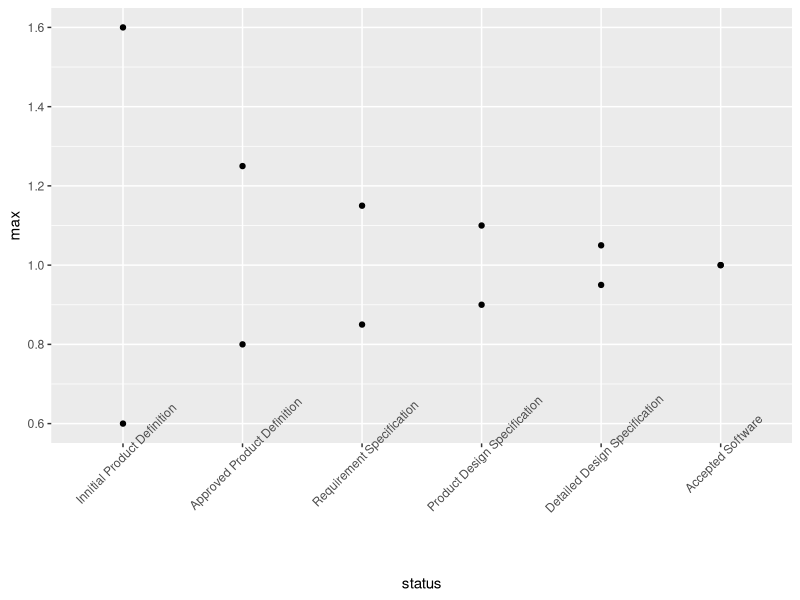

Reproduce this figure in R.
## ---- chunk 1

library(tidyverse)

## ---- chunk 2
coneOfUncertainty <- tibble(status = c("Innitial Product Definition", "Approved Product Definition", "Requirement Specification", "Product Design Specification", "Detailed Design Specification", "Accepted Software"),
                            min = c(0.6, 0.8, 0.85, 0.9, 0.95, 1),
                            max = c(1.6, 1.25, 1.15, 1.1, 1.05, 1)
)

coneOfUncertainty$status <- as.character(coneOfUncertainty$status)
coneOfUncertainty$status <- factor(coneOfUncertainty$status, levels=unique(coneOfUncertainty$status))

ggplot(coneOfUncertainty, mapping = aes(status, max)) +
  geom_point() +
  geom_point(aes(status, min)) +
  theme(axis.text.x = element_text(angle = 45)) 
  
